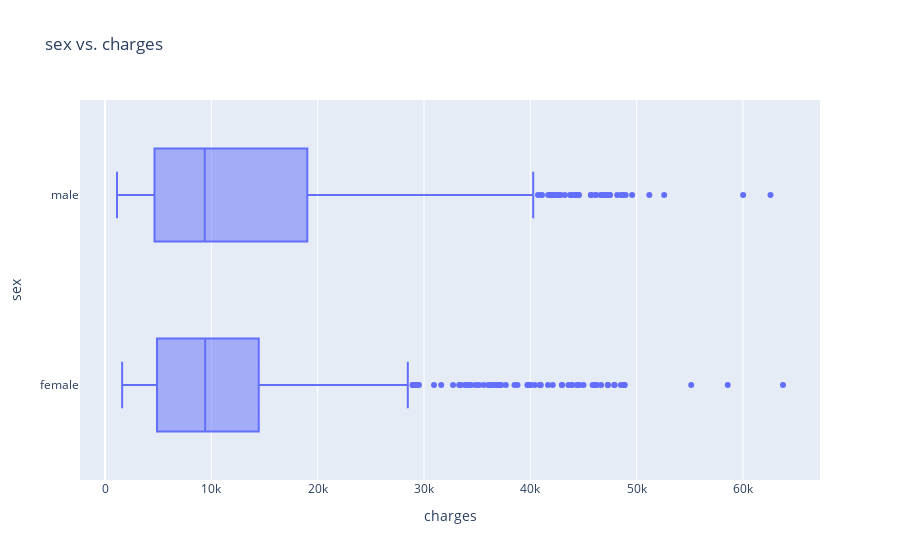

The cell this chart's notebook holds for it:
### Markdown cell above
### Sex, Smoker, Region vs. Charges

### Code cell
# sex, smoker, region vs. charges distribution
x = df_cleaned['charges'] # extract the 'charges' column 
df_columns = ['sex','smoker','region'] # create a list of 3 columns: 'sex' and 'smoker' and 'region'
for col in df_columns: # loop through  evrey col in df_columns 
    fig = px.box(df_cleaned, x=x, y=col, title=f"{col} vs. charges") #create a box for each column
    fig.show() # display figures

### Figure 1 — Plotly figure (JSON) as saved in the notebook; plotly's stock layout.template omitted (floating-point values rounded to 4 significant figures; data arrays with more than 128 entries replaced by an {"elided": "..."} marker saying what was removed)
{"data": [{"alignmentgroup": "True", "hovertemplate": "charges=%{x}<br>sex=%{y}<extra></extra>", "legendgroup": "", "marker": {"color": "#636efa"}, "name": "", "notched": false, "offsetgroup": "", "orientation": "h", "showlegend": false, "type": "box", "x": {"elided": "1337 float values"}, "x0": " ", "xaxis": "x", "y": {"elided": "1337 str values"}, "y0": " ", "yaxis": "y"}], "layout": {"autosize": true, "boxmode": "group", "legend": {"tracegroupgap": 0}, "title": {"text": "sex vs. charges"}, "xaxis": {"anchor": "y", "autorange": true, "domain": [0, 1], "range": [-2359.0, 67250.0], "title": {"text": "charges"}, "type": "linear"}, "yaxis": {"anchor": "x", "autorange": true, "domain": [0, 1], "range": [-0.5, 1.5], "title": {"text": "sex"}, "type": "category"}}}
